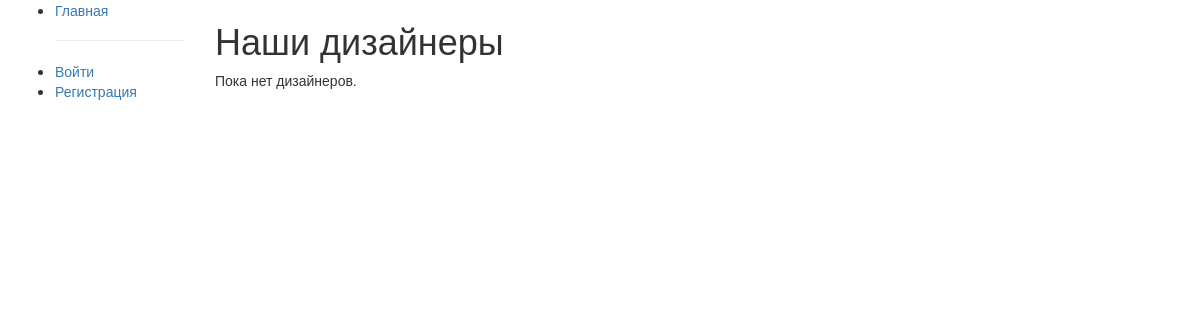
The app's page /designers/, older data.
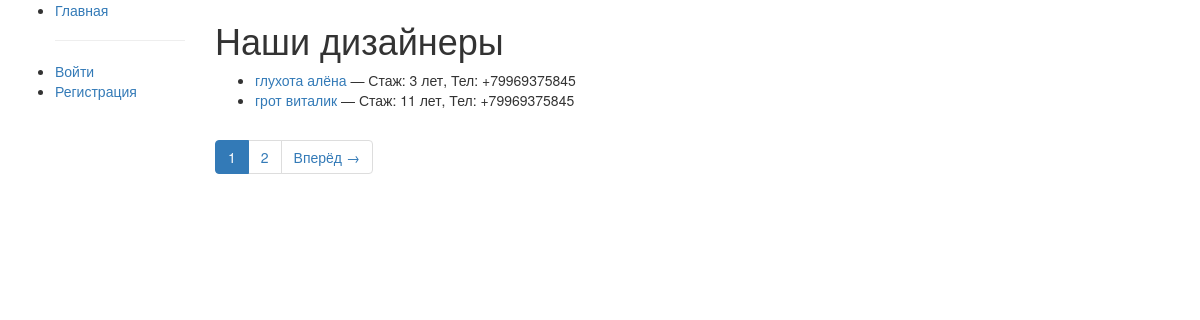
The same page, newer data.
### studio/models.py (models this page shows, shortened)
class Designer(models.Model):
    first_name = models.CharField(max_length=100, default='', verbose_name="Имя")
    last_name = models.CharField(max_length=100, default='', verbose_name="Фамилия")
    experience_years = models.IntegerField(default=0, verbose_name="Стаж работы (лет)")
    phone = models.CharField(max_length=20, default='', verbose_name="Номер телефона")
    photo = models.ImageField(upload_to='designers/', blank=True, verbose_name="Фото")
    bio = models.TextField(blank=True, verbose_name="Биография")
    class Meta:
        ordering = ['last_name', 'first_name']
        verbose_name = "Дизайнер"
        verbose_name_plural = "Дизайнеры"
    def get_absolute_url(self):
        return reverse('designer-detail', args=[str(self.id)])

### studio/views.py (the view)
# urls.py: path('designers/', views.DesignerListView.as_view(), name='designers'),
class DesignerListView(generic.ListView):
    model = Designer
    template_name = 'studio/designer_list.html'
    context_object_name = 'designer_list'
    paginate_by = 2

### studio/templates/studio/designer_list.html (shortened to what this page needs)
{% extends "base_generic.html" %}
{% block content %}
<h1>Наши дизайнеры</h1>
{% if designer_list %}
<ul>
    {% for designer in designer_list %}
    <li>
        <a href="{{ designer.get_absolute_url }}">{{ designer.last_name }} {{ designer.first_name }}</a>
        — Стаж: {{ designer.experience_years }} лет, Тел: {{ designer.phone }}
    </li>
    {% endfor %}
</ul>
{% if is_paginated %}
<nav aria-label="Навигация по страницам">
    <ul class="pagination">
        {% for num in page_obj.paginator.page_range %}
            {% if page_obj.number == num %}
            <li class="page-item active">
                <span class="page-link">{{ num }}</span>
            </li>
            {% else %}
            <li class="page-item">
                <a class="page-link" href="?page={{ num }}">{{ num }}</a>
            </li>
            {% endif %}
        {% endfor %}
        {% if page_obj.has_next %}
        <li class="page-item">
            <a class="page-link" href="?page={{ page_obj.next_page_number }}">Вперёд →</a>
        </li>
        {% endif %}
    </ul>
</nav>
{% endif %}
{% else %}
<p>Пока нет дизайнеров.</p>
{% endif %}
{% endblock %}

Row changes from the older to the newer data that the page shows:
added Designer: last_name "глухота", first_name "алёна", experience_years "3", phone "+79969375845"
added Designer: last_name "грот", first_name "виталик", experience_years "11", phone "+79969375845"
Text that changed along with them:
new list line: "1"
new list line: "2"
text no longer shown: "Пока нет дизайнеров."
text now shown: "Вперёд →"
